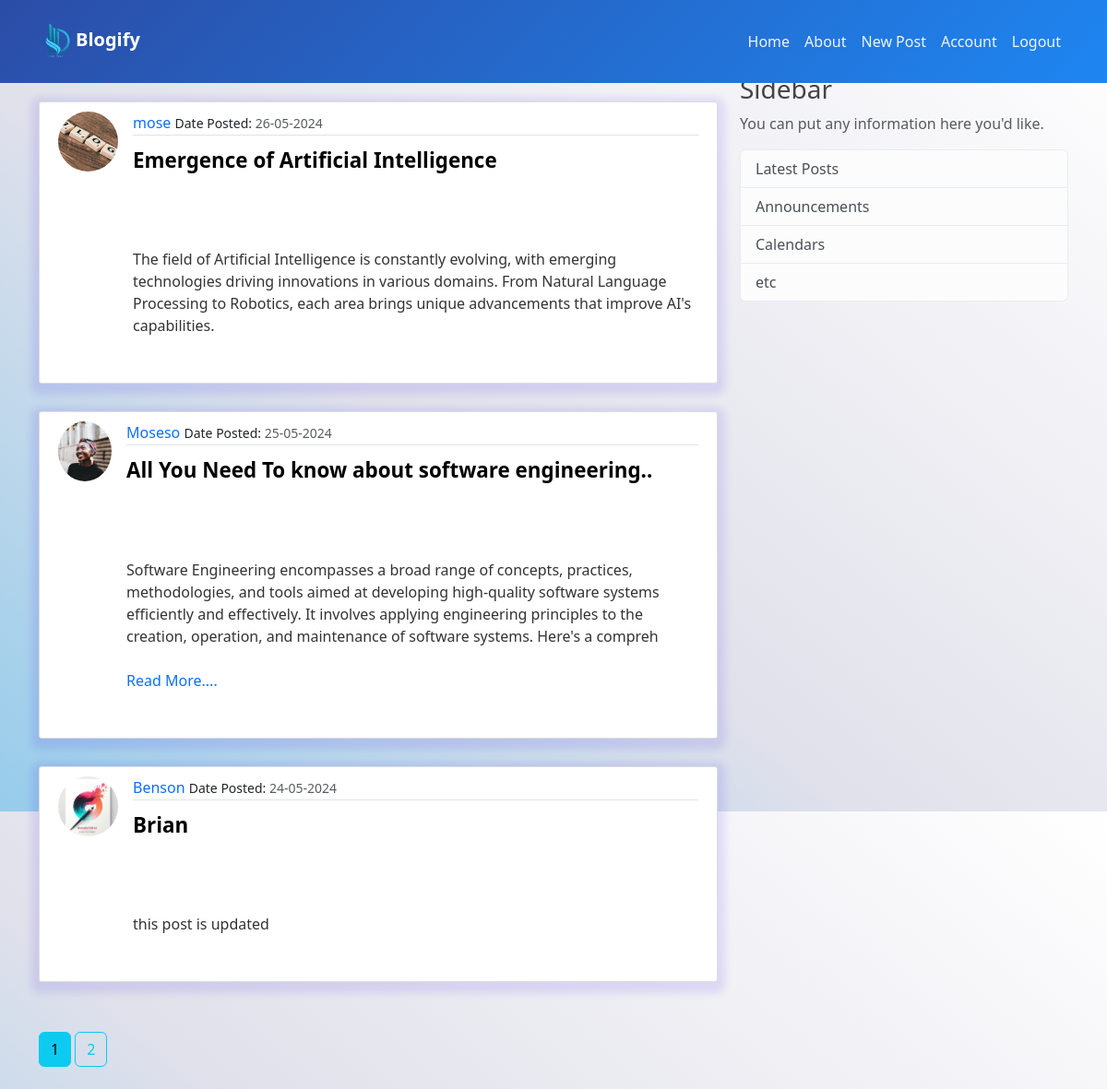
/post (signed in), run on the app's committed database.
### Blogify/model.py (models this page shows, shortened)
class Post(db.Model):
    id = db.Column(db.Integer, primary_key=True)
    title = db.Column(db.String(100), nullable=False)
    image_file = db.Column(db.String(20), nullable=False, default='default.jpg')
    date_posted = db.Column(db.DateTime, nullable=False, default=datetime.utcnow)
    content = db.Column(db.Text, nullable=False)
    user_id = db.Column(db.Integer, db.ForeignKey('user.id'), nullable=False)

class User(db.Model, UserMixin):
    id = db.Column(db.Integer, primary_key=True)
    username = db.Column(db.String(20), unique=True, nullable=False)
    email = db.Column(db.String(120), unique=True, nullable=False)
    image_file = db.Column(db.String(20), nullable=False, default='default.jpg')
    password = db.Column(db.String(60), nullable=False)
    posts = db.relationship('Post', backref='author', lazy=True)

### Blogify/route.py (the view)
@app.route("/post")
def blogPost():
    page = request.args.get('page', 1, type=int)
    posts = Post.query.order_by(Post.date_posted.desc()).paginate(page=page, per_page=3)
    return render_template('posts.html', posts=posts)

### Blogify/model.py (called while the page is built)
@login_manager.user_loader
def load_user(user_id):
    return User.query.get(int(user_id))

### Blogify/templates/posts.html (shortened to what this page needs)
{% extends "main.html" %}
{% block content %}
 {% for post in posts %}
    <article class="media content-section">
      {% if post.author.image_file.startswith('images/') %}
        <img class="rounded-circle article-img" src="{{ url_for('static', filename=post.author.image_file) }}">
      {% else %}
       <img class="rounded-circle article-img" style="object-fit: cover;" src="{{ post.author.image_file }}">
      {% endif %}
        <div class="media-body">
          <div class="article-metadata">
            <a class="mr-2" href="{{ url_for('user_post', username=post.author.username) }}">{{ post.author.username }}</a>
            <small class="text-muted"><span class="text-dark">Date Posted:</span> {{ post.date_posted.strftime('%d-%m-%Y') }}</small>
          </div>
          <h2><a class="article-title text-decoration-none mb-0" href="{{ url_for('post', post_id=post.id) }}">{{ post.title }}</a></h2>
          <p class="article-content">
            {% set too_long_threshold = 300 %}
            {% if post.content|length > too_long_threshold %}
              <span class="truncated-content">{{ post.content[:too_long_threshold] }}</span>
              <a href="#" class="toggle-content text-decoration-none" data-full-content="{{ post.content }}">Read More....</a>
            {% else %}
              {{ post.content }}
            {% endif %}
          </p>
        </div>
      </article>
    {% endfor %}
    {% for page_num in posts.iter_pages(left_edge=1, right_edge=1, left_current=1, right_current=2) %}
      {% if page_num %}
        {% if posts.page == page_num %}
          <a class="btn btn-info mb-4 mt-4 text-center" href="{{ url_for('blogPost', page=page_num) }}">{{ page_num }}</a>
        {% else %}
            <a class="btn btn-outline-info mb-4 mt-4" href="{{ url_for('blogPost', page=page_num) }}">{{ page_num }}</a>
        {% endif %}
      {% else %}
        ...
      {% endif %}
    {% endfor %}
{% endblock content %}

### Blogify/static/main.css (style rules this page uses)
:root { --primary: #0463FA; --light: #EFF5FF; --dark: #1B2C51; }
body { background: rgb(255,255,255); background: linear-gradient(220deg, rgba(255,255,255,1) 0%, rgba(225,225,235,1) 58%, rgb(150, 204, 235) 100%); color: #333333; height: 100vh; margin-top: 5rem; }
h1, h2, h3, h4, h5, h6 { color: #444444; }
.media { background: #ffffff; box-shadow: 0 4px 8px 8px rgba(48, 6, 237, 0.1); border: 1px solid #dddddd; border-radius: 3px; margin-bottom: 20px; font-weight: 500; padding: 10px 20px; }
.media { width: 100%; display: flex; margin: 30px auto; }
.media-body { width: 100%; }
.article-title { color: black; text-decoration: none; font-size: 1.4rem; font-weight: 600; }
.article-content { white-space: pre-line; font-weight: 500; }
.article-img { height: 65px; width: 65px; margin-right: 16px; }
.article-metadata { padding-bottom: 1px; margin-bottom: 4px; border-bottom: 1px solid #e3e3e3; }
.article-metadata a { text-decoration: none; }

### data on the page
Post: author.image_file (placeholder picture), author.username "mose", date_posted "26-05-2024", title "Emergence of Artificial Intelligence", content "The field of Artificial Intelligence is constantly evolving, with emerging technologies driving innovations in various domains. From Natural Language Processing to Robotics, each area brings unique advancements that improve AI's capabilities."
Post: author.image_file (picture), author.username "Moseso", date_posted "25-05-2024", title "All You Need To know about software engineering..", content "Software Engineering encompasses a broad range of concepts, practices, methodologies, and tools aimed at developing high-quality software systems efficiently and effectively. It involves applying engineering principles to the creation, operation, and maintenance of software systems. Here's a compreh"
Post: author.image_file (picture), author.username "Benson", date_posted "24-05-2024", title "Brian", content "this post is updated"

### other printed values
{{ page_num }} "1"
{{ page_num }} "2"
